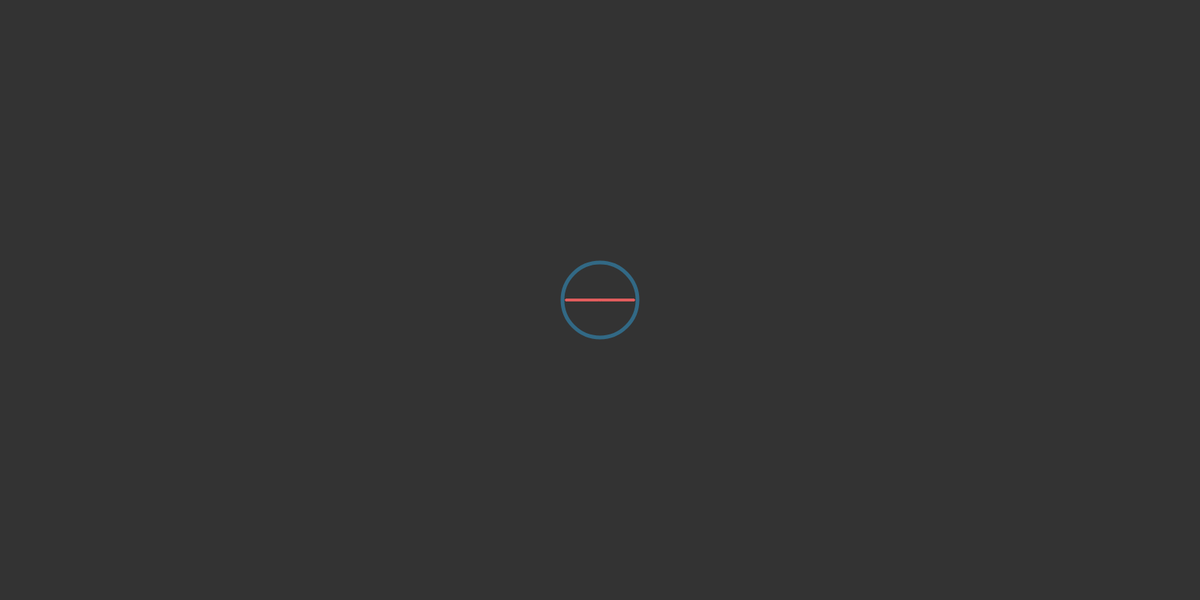
Frame 1 (no input)
Frame 60 (no input): identical to frame 1, image omitted
Frame 120 (the mouse pressed at the canvas centre since frame 60): identical to frame 1, image omitted

The p5.js sketch that drew this single still picture (run headless with seeded random() and noise() and a simulated clock; from frame 60 on, the mouse is pressed at the canvas centre):

// p5.js sketch
// ── sketch.js
var slider1;
var slider2;
var radius;
var angle;

radius = 200;

function setup() {
	createCanvas(1600,800);
	ellipseMode(CENTER);
	slider1 = createSlider(1, 50, 2, 1);
	slider2 = createSlider(50, 600, 50, 10);
}

function draw() {
	translate(width/2, height/2);
	background(51);

	stroke(50, 150, 200, 140);
	strokeWeight(5);
	noFill();

	radius = slider2.value();
	angle = calcAngle(slider1.value());

	ellipse(0, 0, radius*2, radius*2);
	makeDivs();
}

function calcAngle(parts) {
	var a = TWO_PI/parts;
	return a ;
}

function makeDivs() {
	push();
	for (i = 0; i <= slider2.value(); i++) {
		stroke(230, 100, 100, 50);
		strokeWeight(3);
		line(0, 0, radius-5, 0);
		rotate(angle);
	}
	print((TWO_PI * slider2.value())/5);
	pop();
}
// ── point.js
function Circle(posVec, r, id, rotateWill, rotMark) {
	this.pos = posVec
	this.id = id,
	this.r = r,

	this.update = function() {
		if (circles[id-1] && rotateWill) {
			translate(circles[id-1].pos.x, circles[id-1].pos.y);
			this.pos.rotate(degrees((PI/sin(rotMark))*(PI/cos(rotMark))/2));
		}
	}

	this.display = function() {
		fill(255, 100, 200, 100);
		noStroke();
		ellipse(this.pos.x, this.pos.y, this.r*2, this.r*2);
	}
}

function graphPoint(posVec) {
	this.pos = posVec,

	this.update = function() {
		this.pos.x += 4;
	},

	this.display = function() {
		stroke(255,200);
		strokeWeight(5);
		point(this.pos.x, this.pos.y);
	},

	this.outside = function() {
		if (this.pos.x > width) {
			return true;
		} else {
			return false;
		}
	}
}
